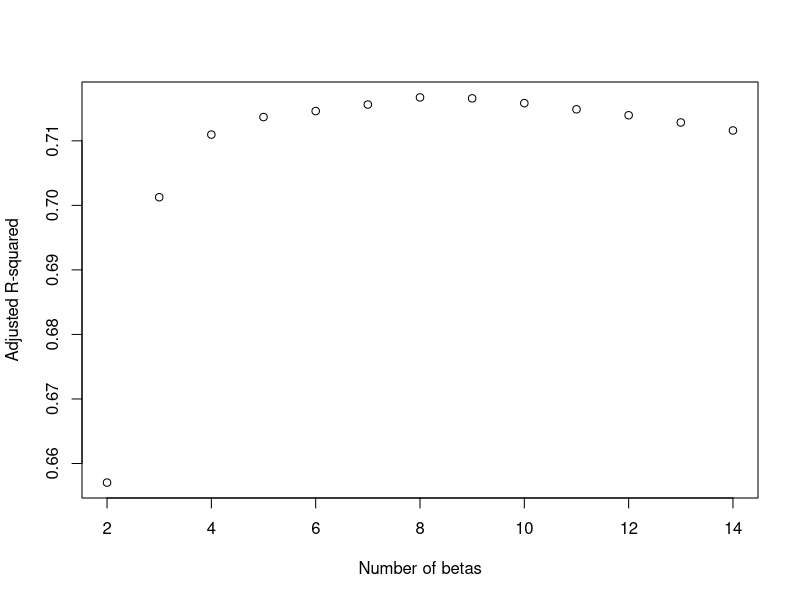
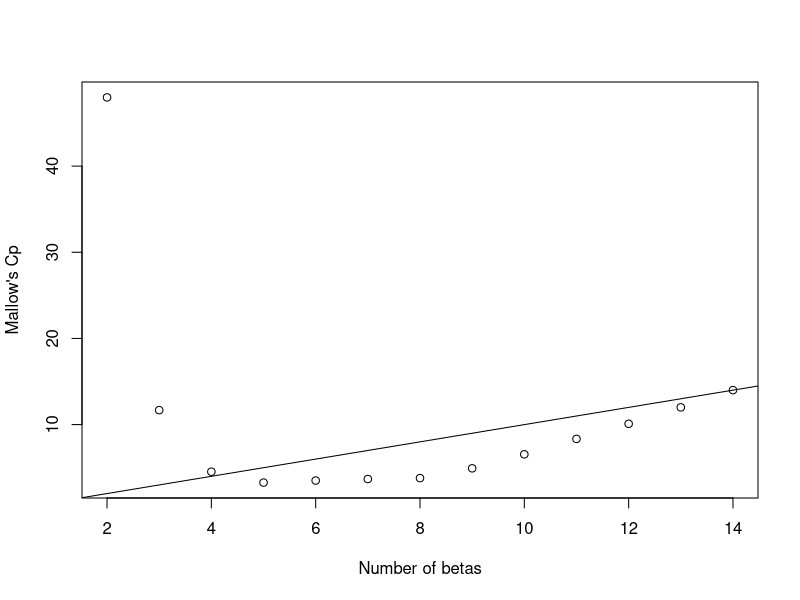
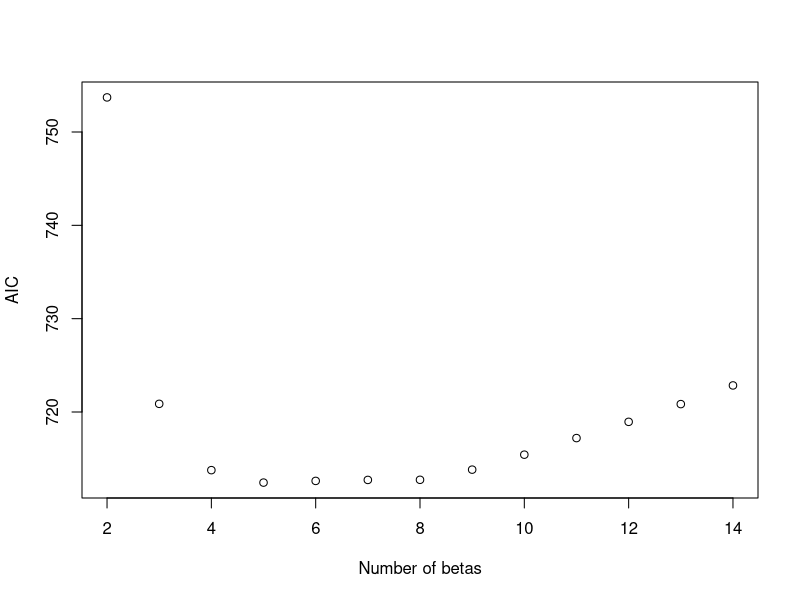
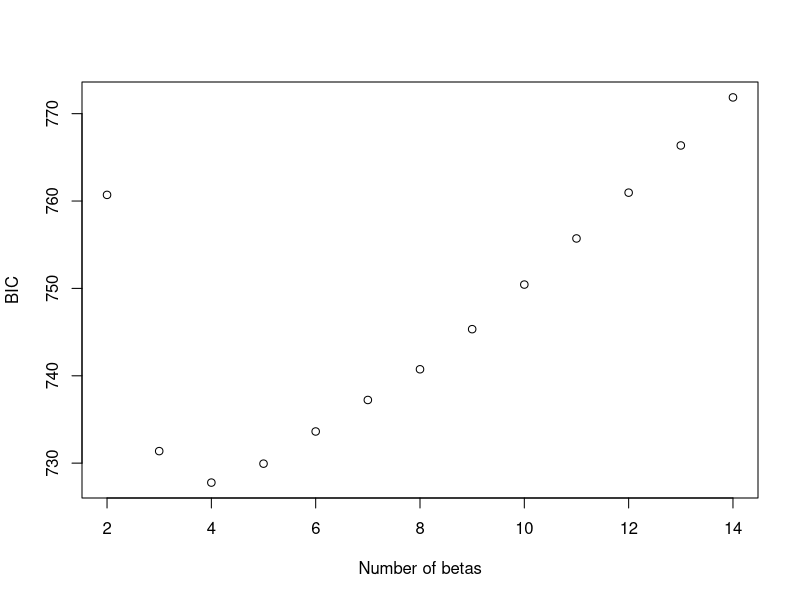
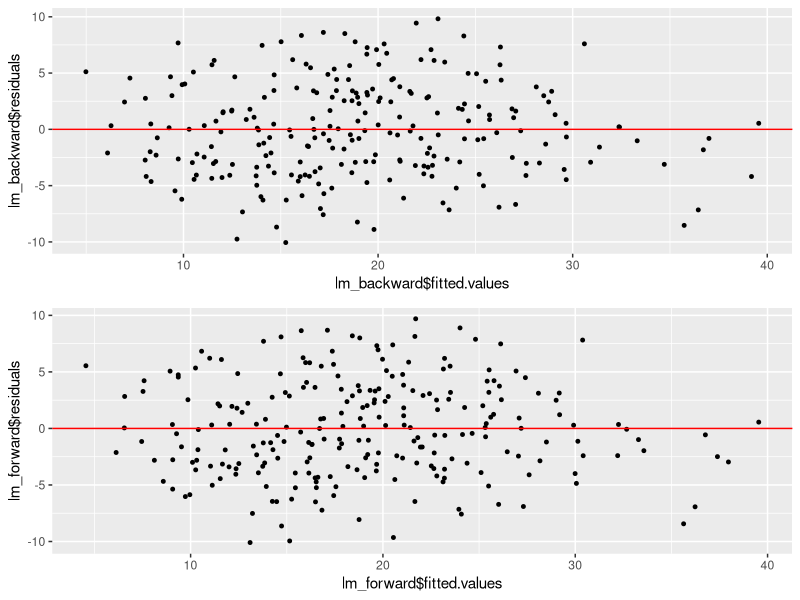
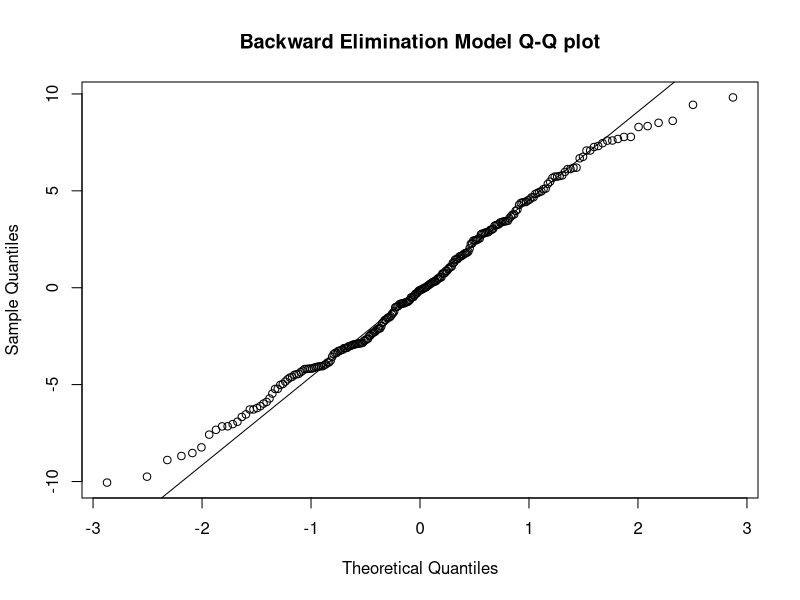
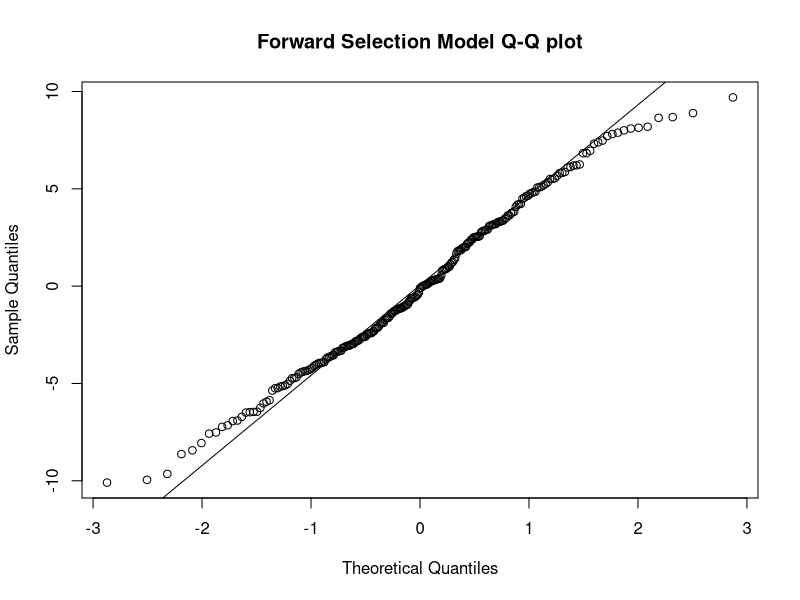
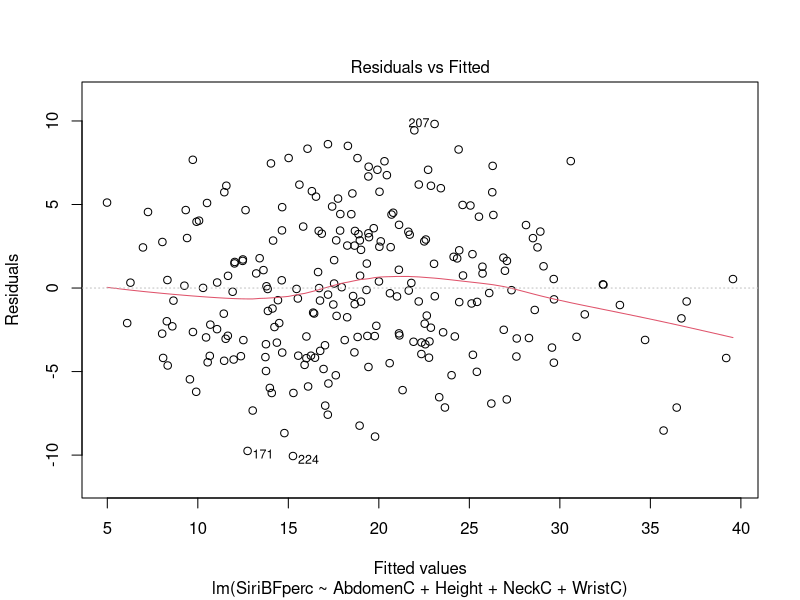

Write the R code that produced these figures, in order.
####################################################################
#### Setup
####################################################################
## Import needed libraries and data
require(reshape2)
require(ggplot2)
require(gridExtra)
require(leaps)
require(car)

## Load data from file
initial_bfp_data=read.table('BODY_FAT.TXT',header=TRUE,sep='\t')

## Recalculate body fat percentage
bfp = (495/initial_bfp_data$Density)-450
bfp[bfp<0] = 0
bfp[bfp>100] = 100
bfp = round(bfp,digits=1)
initial_bfp_data$SiriBFperc <- bfp
initial_bfp_data = initial_bfp_data[-41,]

## Create new bfp_data subset
bfp_data = subset(initial_bfp_data, select = c(Density,SiriBFperc,AbdomenC,Weight,Height,NeckC,ChestC,HipC,ThighC,KneeC,AnkleC,BicepsC,ForearmC,WristC,Over45))
bfp_data = subset(bfp_data, bfp_data$Height>50 & bfp_data$SiriBFperc < 41 & bfp_data$SiriBFperc > 2 & bfp_data$Weight < 300)

####################################################################
#### Part A - Backward Elimination
####################################################################
lm_backward = lm(SiriBFperc ~ . - Density,data=bfp_data)
scrap = sort(summary(lm_backward)$coefficients[,4], decreasing=TRUE)
scrap > 0.15

lm_backward = update(lm_backward, . ~ . - Over45)
scrap = sort(summary(lm_backward)$coefficients[,4], decreasing=TRUE)
scrap > 0.15


lm_backward = update(lm_backward, . ~ . - KneeC)
scrap = sort(summary(lm_backward)$coefficients[,4], decreasing=TRUE)
scrap > 0.15

lm_backward = update(lm_backward, . ~ . - ThighC)
scrap = sort(summary(lm_backward)$coefficients[,4], decreasing=TRUE)
scrap > 0.15

lm_backward = update(lm_backward, . ~ . - Weight)
scrap = sort(summary(lm_backward)$coefficients[,4], decreasing=TRUE)
scrap > 0.15

lm_backward = update(lm_backward, . ~ . - AnkleC)
scrap = sort(summary(lm_backward)$coefficients[,4], decreasing=TRUE)
scrap > 0.15

lm_backward = update(lm_backward, . ~ . - BicepsC)
scrap = sort(summary(lm_backward)$coefficients[,4], decreasing=TRUE)
scrap > 0.15

lm_backward = update(lm_backward, . ~ . - ChestC)
scrap = sort(summary(lm_backward)$coefficients[,4], decreasing=TRUE)
scrap > 0.15

lm_backward = update(lm_backward, . ~ . - ForearmC)
scrap = sort(summary(lm_backward)$coefficients[,4], decreasing=TRUE)
scrap > 0.15

lm_backward = update(lm_backward, . ~ . - HipC)
scrap = sort(summary(lm_backward)$coefficients[,4], decreasing=TRUE)
scrap > 0.15


####################################################################
#### Part B - Forward Selection
####################################################################
lm_forward = lm(SiriBFperc ~ 1,data=bfp_data)
lm_forward = update(lm_forward, . ~ . + AbdomenC)
lm_forward = update(lm_forward, . ~ . + Weight)
lm_forward = update(lm_forward, . ~ . + WristC)
lm_forward = update(lm_forward, . ~ . + Height)

####################################################################
#### Part C - RSS Selection
####################################################################
lm_full = lm(SiriBFperc ~ . - Density,data=bfp_data)
select_rss = regsubsets(SiriBFperc ~ . - Density,method = "exhaustive",nvmax=13,nbest = 1,data = bfp_data)
select_sum = summary(select_rss)
select_sum$which

## Compute RSS, TSS
p_full=14
p=2:p_full
RSS_p=select_sum$rss
totalSS=sum((bfp_data$SiriBFperc-mean(bfp_data$SiriBFperc))^2)

## Compute Adjusted R2
n=nrow(bfp_data)
R2_adj=1-(RSS_p/(n-p))/(totalSS/(n-1))
which.max(R2_adj)+1
plot(p,R2_adj,xlab="Number of betas",ylab="Adjusted R-squared")

## Compute Mallow's C
sigma_hat_full=summary(lm_full)$sigma
C_p=RSS_p/(sigma_hat_full^2)+2*p-n
C_p_diff = abs(abs(C_p)-p)
which.min(C_p_diff[1:12])+1
plot(p,C_p,xlab="Number of betas",ylab="Mallow's Cp")
abline(0,1)

## Compute AIC, BIC
aic_p=n*log(RSS_p/n)+2*p
plot(p,aic_p,xlab="Number of betas",ylab="AIC")
which.min(aic_p)+1

bic_p=n*log(RSS_p/n)+p*log(n)
plot(p,bic_p,xlab="Number of betas",ylab="BIC")
which.min(bic_p)+1

## Create Summary
cbind(select_sum$which,R2_adj,C_p_diff,aic_p,bic_p)
lm_rss = lm(SiriBFperc ~ AbdomenC + Height + NeckC + ChestC + HipC + ForearmC + WristC, data=bfp_data)
lm_mallow = lm(SiriBFperc ~ AbdomenC + Weight + WristC, data=bfp_data)
lm_aic = lm(SiriBFperc ~ AbdomenC + Height + NeckC + WristC, data=bfp_data)
lm_bic = lm(SiriBFperc ~ AbdomenC + Weight + WristC, data=bfp_data)


####################################################################
#### Part D - Model Evaluation
####################################################################
## lm_backward = lm_aic
## lm_mallow = lm_bic
vif(lm_backward)
vif(lm_forward)
vif(lm_rss)
vif(lm_mallow)
lm_forward = update(lm_forward, . ~ . - Weight) 
lm_rss = update(lm_rss, . ~ . - AbdomenC) 

## Remove lm_rss from the running. Low R^2 values
adj_r2_sum = c(summary(lm_backward)$adj.r.squared,summary(lm_forward)$adj.r.squared,summary(lm_rss)$adj.r.squared,summary(lm_mallow)$adj.r.squared)
names(adj_r2_sum) <- c("lm_bwd", "lm_fwd", "lm_rss", "lm_bic")

## Remove lm_bic from the running because it has high VIF values compared to fwd and bwd selection.
## Shapiro-Wilk
shapiro_bwd = shapiro.test(lm_backward$residuals)
shapiro_fwd = shapiro.test(lm_forward$residuals)

## Res vs Fitted Vals
p1 <- ggplot(bfp_data, aes(x=lm_backward$fitted.values, y=lm_backward$residuals)) + geom_point(size=1) + geom_hline(yintercept = 0, color="red")
p2 <- ggplot(bfp_data, aes(x=lm_forward$fitted.values, y=lm_forward$residuals)) + geom_point(size=1) + geom_hline(yintercept = 0, color="red")
grid.arrange(p1, p2, ncol=1)


## Q-Q
qqnorm(lm_backward$residuals,main='Backward Elimination Model Q-Q plot')
qqline(lm_backward$residuals)

qqnorm(lm_forward$residuals,main='Forward Selection Model Q-Q plot')
qqline(lm_forward$residuals)

## R-plots
plot(lm_backward)
plot(lm_backward,which=c(4,6))
plot(lm_forward)
plot(lm_backward,which=c(4,6))

means = data.frame(rbind(colMeans(bfp_data)))
predict(lm_backward,means, interval="predict")
predict(lm_forward,means, interval="predict")
